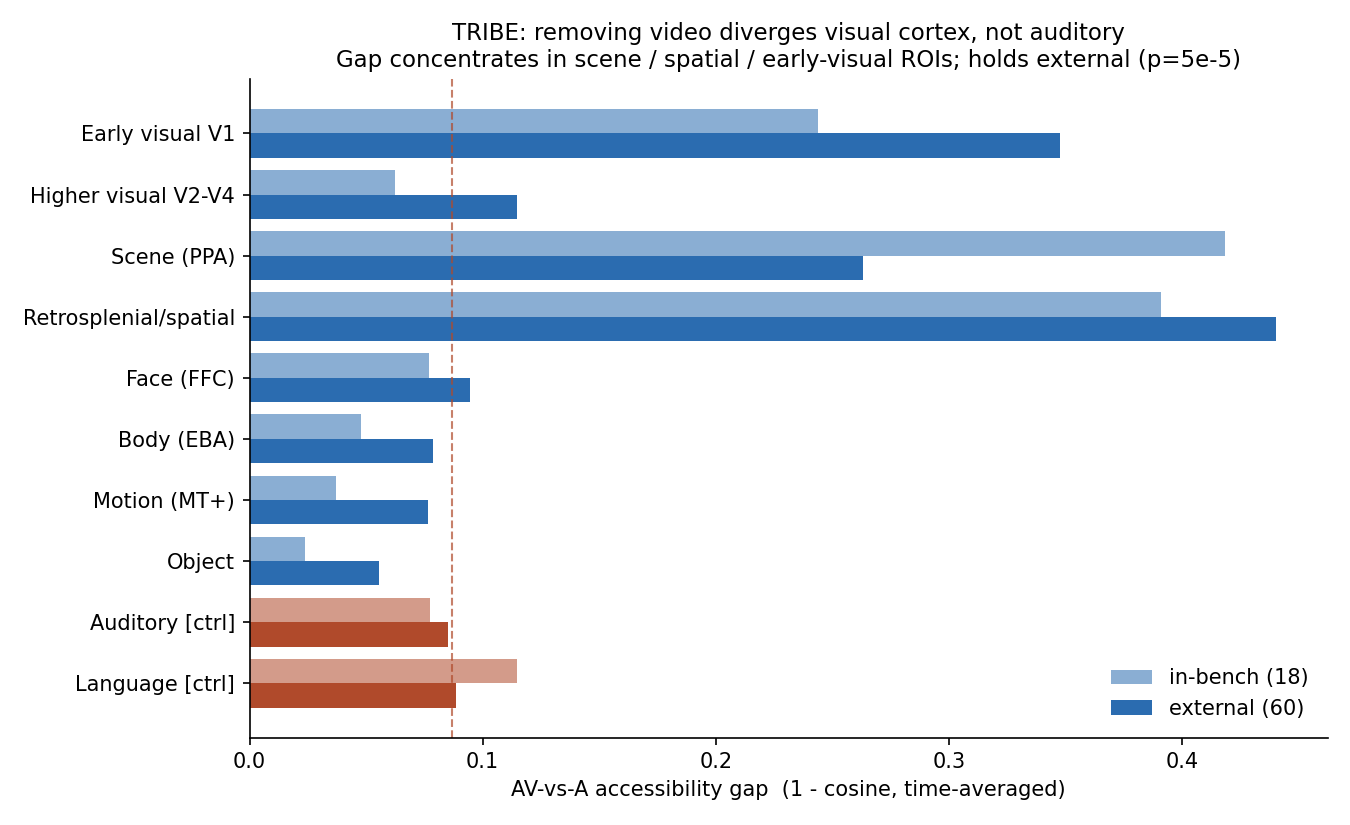

Recreate this plot in Python.
"""TRIBE use-case chart: the AV-vs-A accessibility gap localizes to visual cortex.

Reads cursor/research/output/tribe_roi_gap_per_clip.csv (produced by
cursor/research/tribe_roi_gap_usecase.py) and renders per-ROI mean gap for the
in-bench and external corpora side by side, visual ROIs vs control ROIs.
"""
from pathlib import Path

import matplotlib
matplotlib.use("Agg")
import matplotlib.pyplot as plt
import numpy as np
import pandas as pd

ROOT = Path(__file__).resolve().parents[2]
CSV = ROOT / "cursor" / "research" / "output" / "tribe_roi_gap_per_clip.csv"

VISUAL = ["early_visual_v1", "higher_visual_v2v3v4", "scene_ppa",
          "retrosplenial_pos", "face_ffc", "body_eba_region",
          "motion_mt_complex", "lateral_object_loc"]
CONTROL = ["auditory_control", "language_control"]
PRETTY = {
    "early_visual_v1": "Early visual V1", "higher_visual_v2v3v4": "Higher visual V2-V4",
    "scene_ppa": "Scene (PPA)", "retrosplenial_pos": "Retrosplenial/spatial",
    "face_ffc": "Face (FFC)", "body_eba_region": "Body (EBA)",
    "motion_mt_complex": "Motion (MT+)", "lateral_object_loc": "Object",
    "auditory_control": "Auditory [ctrl]", "language_control": "Language [ctrl]",
}

df = pd.read_csv(CSV)
order = VISUAL + CONTROL

fig, ax = plt.subplots(figsize=(9, 5.5))
inb = df[df.corpus == "inbench"][order].mean()
ext = df[df.corpus == "external"][order].mean()

y = np.arange(len(order))[::-1]
h = 0.4
colors = ["#2b6cb0" if r in VISUAL else "#b04a2b" for r in order]
ax.barh(y + h/2, inb.values, height=h, color=colors, alpha=0.55, label="in-bench (18)")
ax.barh(y - h/2, ext.values, height=h, color=colors, alpha=1.0, label="external (60)")

ax.set_yticks(y)
ax.set_yticklabels([PRETTY[r] for r in order], fontsize=10)
ax.set_xlabel("AV-vs-A accessibility gap  (1 - cosine, time-averaged)")
ax.set_title("TRIBE: removing video diverges visual cortex, not auditory\n"
             "Gap concentrates in scene / spatial / early-visual ROIs; holds external (p=5e-5)",
             fontsize=11)
ax.axvline(df[df.corpus == "external"][CONTROL].mean().mean(), ls="--",
           color="#b04a2b", lw=1, alpha=0.7)
ax.legend(loc="lower right", frameon=False)
for spine in ("top", "right"):
    ax.spines[spine].set_visible(False)
fig.tight_layout()
out = Path(__file__).with_suffix(".png")
fig.savefig(out, dpi=150)
print(f"wrote {out}")
